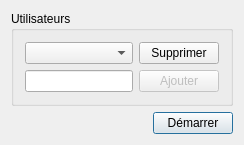
<?xml version="1.0" encoding="UTF-8"?>
<ui version="4.0">
 <class>UsersDialog</class>
 <widget class="QDialog" name="UsersDialog">
  <property name="geometry">
   <rect>
    <x>0</x>
    <y>0</y>
    <width>284</width>
    <height>134</height>
   </rect>
  </property>
  <property name="focusPolicy">
   <enum>Qt::StrongFocus</enum>
  </property>
  <property name="windowTitle">
   <string>Bodeasy - Démarrage</string>
  </property>
  <layout class="QVBoxLayout" name="verticalLayout">
   <property name="sizeConstraint">
    <enum>QLayout::SetFixedSize</enum>
   </property>
   <item>
    <widget class="QGroupBox" name="groupBox">
     <property name="title">
      <string>Utilisateurs</string>
     </property>
     <layout class="QGridLayout" name="gridLayout">
      <item row="0" column="0">
       <widget class="QComboBox" name="cmbUsers"/>
      </item>
      <item row="0" column="1">
       <widget class="QPushButton" name="btnDelete">
        <property name="text">
         <string>Supprimer</string>
        </property>
       </widget>
      </item>
      <item row="1" column="0">
       <widget class="QLineEdit" name="txtUser">
        <property name="maxLength">
         <number>24</number>
        </property>
       </widget>
      </item>
      <item row="1" column="1">
       <widget class="QPushButton" name="btnAdd">
        <property name="enabled">
         <bool>false</bool>
        </property>
        <property name="text">
         <string>Ajouter</string>
        </property>
       </widget>
      </item>
     </layout>
    </widget>
   </item>
   <item>
    <layout class="QHBoxLayout" name="horizontalLayout">
     <item>
      <spacer name="spacer">
       <property name="orientation">
        <enum>Qt::Horizontal</enum>
       </property>
       <property name="sizeHint" stdset="0">
        <size>
         <width>40</width>
         <height>20</height>
        </size>
       </property>
      </spacer>
     </item>
     <item>
      <widget class="QPushButton" name="btnStart">
       <property name="enabled">
        <bool>true</bool>
       </property>
       <property name="focusPolicy">
        <enum>Qt::StrongFocus</enum>
       </property>
       <property name="text">
        <string>Démarrer</string>
       </property>
       <property name="default">
        <bool>true</bool>
       </property>
      </widget>
     </item>
    </layout>
   </item>
  </layout>
 </widget>
 <layoutdefault spacing="6" margin="11"/>
 <tabstops>
  <tabstop>cmbUsers</tabstop>
  <tabstop>txtUser</tabstop>
  <tabstop>btnAdd</tabstop>
  <tabstop>btnStart</tabstop>
  <tabstop>btnDelete</tabstop>
 </tabstops>
 <resources/>
 <connections/>
</ui>
